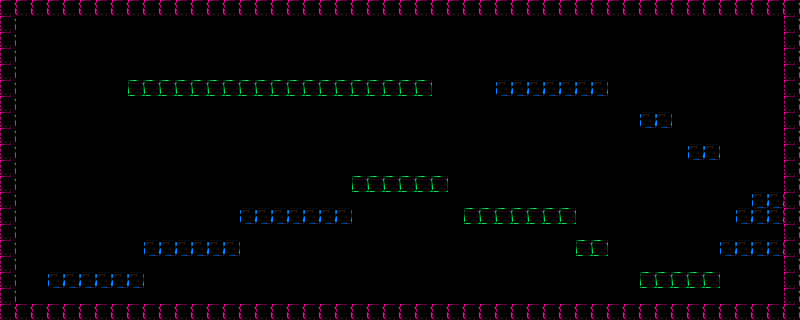

The image is a tile-based game level rendered from a .tmx file. Its description and source (layers, tilesets, objects; grid data summarised) follow:
An orthogonal 50x20 tile map with 16x16 px tiles, 1 tile layer (graphics) and 18 objects.

<map version="1.0" orientation="orthogonal" renderorder="right-down" width="50" height="20" tilewidth="16" tileheight="16" nextobjectid="37">
 <tileset firstgid="1" name="tilemapblocks2" tilewidth="16" tileheight="16" tilecount="3" columns="3">
  <image source="tilemapblocks2.png" width="48" height="16" />
 </tileset>
 <layer name="graphics" width="50" height="20">
  <data>[1000 cells, 214 non-empty, 3 distinct tile ids]</data>
 </layer>
 <objectgroup name="objects">
  <object id="1" x="128" y="80" width="304" height="16" />
  <object id="2" x="496" y="80" width="112" height="16" />
  <object id="3" x="640" y="112" width="32" height="16" />
  <object id="4" x="352" y="176" width="96" height="16" />
  <object id="7" x="464" y="208" width="112" height="16" />
  <object id="8" x="576" y="240" width="32" height="16" />
  <object id="9" x="640" y="272" width="80" height="16" />
  <object id="10" x="720" y="240" width="64" height="16" />
  <object id="11" x="752" y="192" width="32" height="16" />
  <object id="12" x="688" y="144" width="32" height="16" />
  <object id="13" x="240" y="208" width="112" height="16" />
  <object id="14" x="144" y="240" width="96" height="16" />
  <object id="15" x="48" y="272" width="96" height="16" />
  <object id="16" x="0" y="304" width="800" height="16" />
  <object id="17" x="784" y="0" width="16" height="304" />
  <object id="20" x="0" y="0" width="784" height="16" />
  <object id="21" x="0" y="16" width="16" height="288" />
  <object id="36" x="736" y="208.182" width="47.6364" height="15.6364" />
 </objectgroup>
</map>